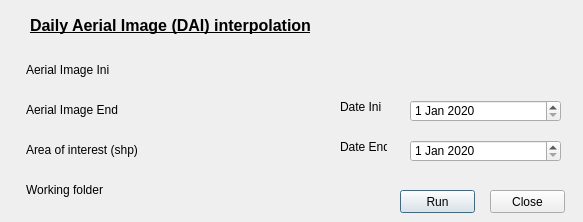
<?xml version="1.0" encoding="UTF-8"?>
<ui version="4.0">
 <class>daiDialogBase</class>
 <widget class="QDialog" name="daiDialogBase">
  <property name="geometry">
   <rect>
    <x>0</x>
    <y>0</y>
    <width>583</width>
    <height>222</height>
   </rect>
  </property>
  <property name="windowTitle">
   <string>DAI - Daily Aerial Image interpolation</string>
  </property>
  <property name="windowIcon">
   <iconset>
    <normaloff>icon.png</normaloff>icon.png</iconset>
  </property>
  <widget class="QLabel" name="label">
   <property name="geometry">
    <rect>
     <x>26</x>
     <y>60</y>
     <width>111</width>
     <height>20</height>
    </rect>
   </property>
   <property name="text">
    <string>Aerial Image Ini</string>
   </property>
  </widget>
  <widget class="QLabel" name="label_2">
   <property name="geometry">
    <rect>
     <x>26</x>
     <y>100</y>
     <width>111</width>
     <height>20</height>
    </rect>
   </property>
   <property name="text">
    <string>Aerial Image End</string>
   </property>
  </widget>
  <widget class="QLabel" name="label_3">
   <property name="geometry">
    <rect>
     <x>26</x>
     <y>180</y>
     <width>101</width>
     <height>20</height>
    </rect>
   </property>
   <property name="text">
    <string>Working folder</string>
   </property>
  </widget>
  <widget class="QLabel" name="label_4">
   <property name="geometry">
    <rect>
     <x>26</x>
     <y>140</y>
     <width>111</width>
     <height>20</height>
    </rect>
   </property>
   <property name="text">
    <string>Area of interest (shp)</string>
   </property>
  </widget>
  <widget class="QLabel" name="label_5">
   <property name="geometry">
    <rect>
     <x>340</x>
     <y>140</y>
     <width>47</width>
     <height>13</height>
    </rect>
   </property>
   <property name="text">
    <string>Date End</string>
   </property>
  </widget>
  <widget class="QLabel" name="label_6">
   <property name="geometry">
    <rect>
     <x>340</x>
     <y>100</y>
     <width>47</width>
     <height>13</height>
    </rect>
   </property>
   <property name="text">
    <string>Date Ini</string>
   </property>
  </widget>
  <widget class="QLabel" name="label_7">
   <property name="geometry">
    <rect>
     <x>30</x>
     <y>10</y>
     <width>541</width>
     <height>31</height>
    </rect>
   </property>
   <property name="font">
    <font>
     <pointsize>12</pointsize>
     <weight>75</weight>
     <bold>true</bold>
     <underline>true</underline>
    </font>
   </property>
   <property name="text">
    <string>Daily Aerial Image (DAI) interpolation</string>
   </property>
  </widget>
  <widget class="QgsFileWidget" name="working_folder">
   <property name="geometry">
    <rect>
     <x>150</x>
     <y>180</y>
     <width>151</width>
     <height>27</height>
    </rect>
   </property>
   <property name="storageMode">
    <enum>QgsFileWidget::GetDirectory</enum>
   </property>
  </widget>
  <widget class="QDateEdit" name="date_ini">
   <property name="geometry">
    <rect>
     <x>410</x>
     <y>100</y>
     <width>151</width>
     <height>22</height>
    </rect>
   </property>
   <property name="dateTime">
    <datetime>
     <hour>0</hour>
     <minute>0</minute>
     <second>0</second>
     <year>2020</year>
     <month>1</month>
     <day>1</day>
    </datetime>
   </property>
  </widget>
  <widget class="QDateEdit" name="date_end">
   <property name="geometry">
    <rect>
     <x>410</x>
     <y>140</y>
     <width>151</width>
     <height>22</height>
    </rect>
   </property>
   <property name="dateTime">
    <datetime>
     <hour>0</hour>
     <minute>0</minute>
     <second>0</second>
     <year>2020</year>
     <month>1</month>
     <day>1</day>
    </datetime>
   </property>
  </widget>
  <widget class="QLabel" name="label_8">
   <property name="geometry">
    <rect>
     <x>410</x>
     <y>20</y>
     <width>131</width>
     <height>41</height>
    </rect>
   </property>
   <property name="text">
    <string/>
   </property>
   <property name="pixmap">
    <pixmap resource="resources.qrc">:/vielca/vielca.png</pixmap>
   </property>
   <property name="scaledContents">
    <bool>true</bool>
   </property>
  </widget>
  <widget class="QgsFileWidget" name="area_of_interes">
   <property name="geometry">
    <rect>
     <x>150</x>
     <y>140</y>
     <width>151</width>
     <height>27</height>
    </rect>
   </property>
  </widget>
  <widget class="QgsFileWidget" name="aerial_image_end">
   <property name="geometry">
    <rect>
     <x>150</x>
     <y>100</y>
     <width>151</width>
     <height>27</height>
    </rect>
   </property>
  </widget>
  <widget class="QgsFileWidget" name="aerial_image_ini">
   <property name="geometry">
    <rect>
     <x>150</x>
     <y>60</y>
     <width>151</width>
     <height>27</height>
    </rect>
   </property>
  </widget>
  <widget class="QPushButton" name="b_run">
   <property name="geometry">
    <rect>
     <x>400</x>
     <y>190</y>
     <width>75</width>
     <height>23</height>
    </rect>
   </property>
   <property name="text">
    <string>Run</string>
   </property>
  </widget>
  <widget class="QPushButton" name="b_close">
   <property name="geometry">
    <rect>
     <x>490</x>
     <y>190</y>
     <width>75</width>
     <height>23</height>
    </rect>
   </property>
   <property name="text">
    <string>Close</string>
   </property>
  </widget>
 </widget>
 <customwidgets>
  <customwidget>
   <class>QgsFileWidget</class>
   <extends>QWidget</extends>
   <header>qgsfilewidget.h</header>
  </customwidget>
 </customwidgets>
 <connections/>
</ui>
